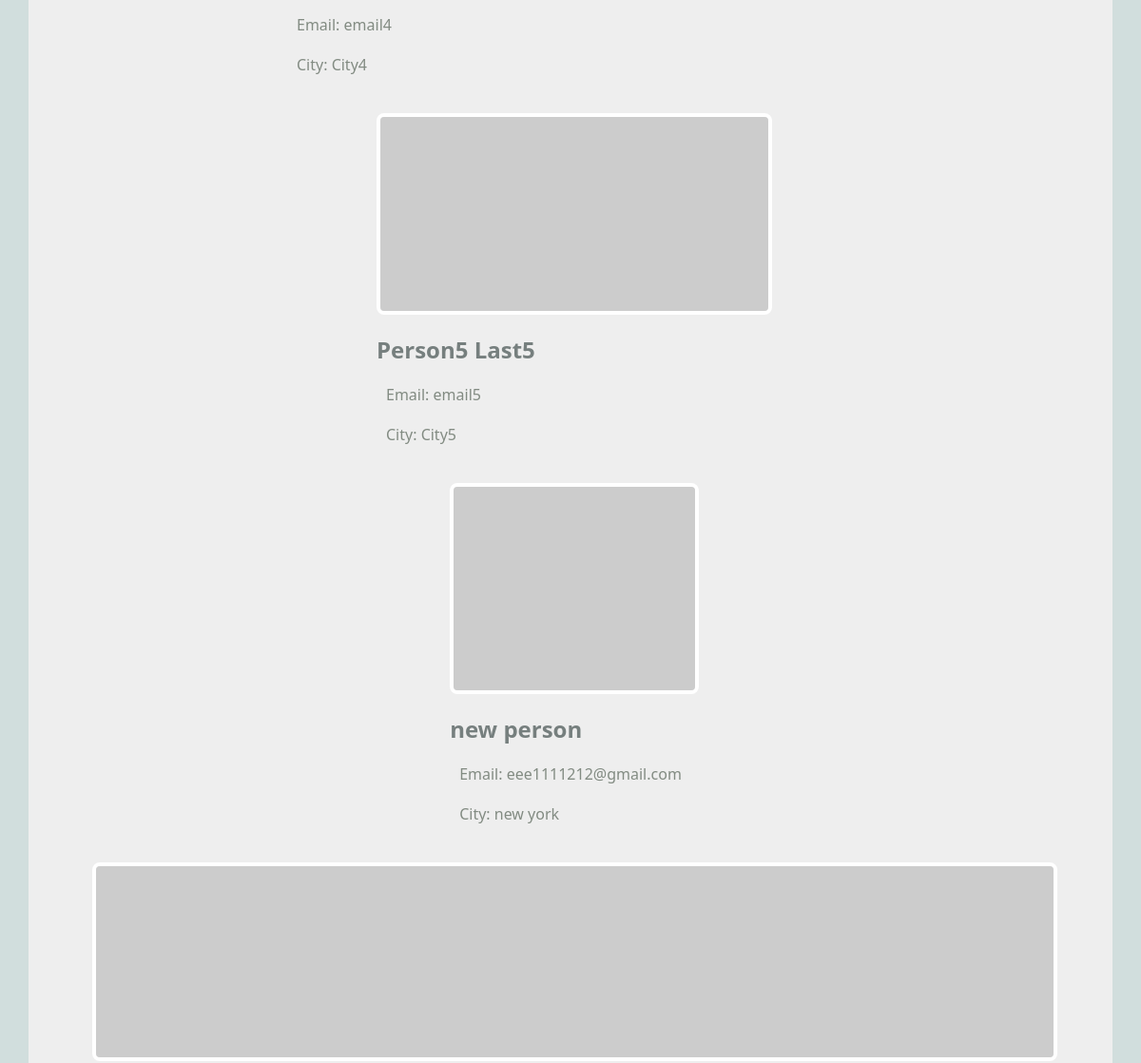
The page /mini_fb/ (middle part) on the database as committed earlier.
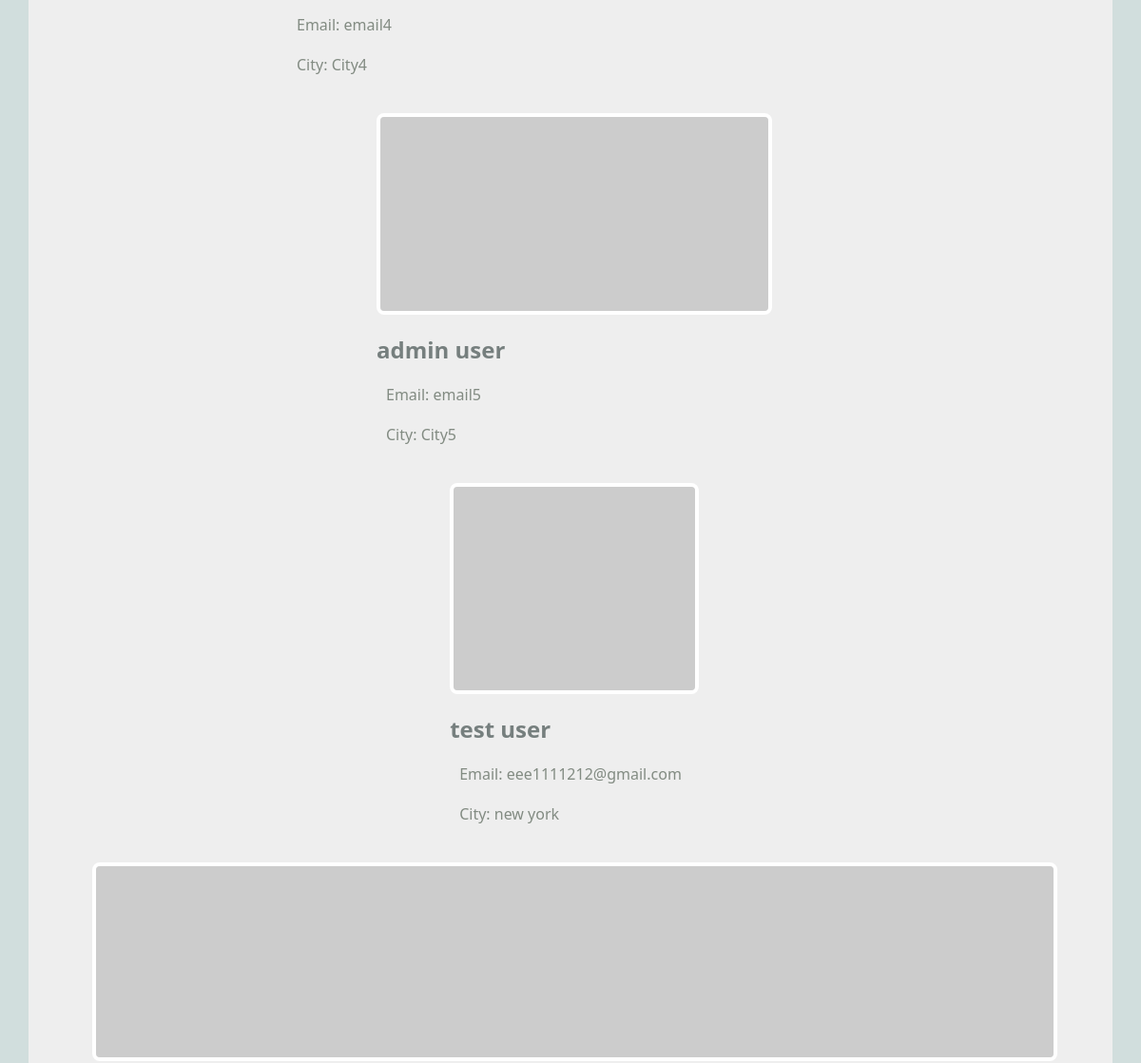
The same page on the database as committed later.
### mini_fb/models.py (models this page shows, shortened)
class Profile(models.Model):
    fname = models.TextField(blank=False)  # First name of the user
    lname = models.TextField(blank=False)  # Last name of the user
    city = models.TextField(blank=False)   # City where the user resides
    email = models.TextField(blank=False)  # Email address of the user
    profile_image_url = models.URLField(blank=True)  # Profile image URL (optional)
    user = models.ForeignKey(User, on_delete=models.CASCADE) # Link mini_fb Profile to django User

### mini_fb/views.py (the view)
# urls.py: path('', ShowAllView.as_view(), name="show_all_profiles"),
class ShowAllView(ListView):
    model = Profile  # Retrieve objects of type Profile from the database
    template_name = 'mini_fb/show_all_profiles.html'  # Template to use for displaying profiles
    context_object_name = 'profiles'  # Name used to access the profiles in the template file

### mini_fb/templates/mini_fb/show_all_profiles.html (shortened to what this page needs)
{% extends 'mini_fb/base.html' %} {% block content %}
<main class="grid-container">
  {% for a in profiles %}
  <article>
    {% if a.profile_image_url %}
    <a href="{% url 'show_profile' a.pk %}">
      <img src="{{a.profile_image_url}}" alt="{{a.profile_image_url}}" />
    </a>
    {% endif %}
    <div>
      <h2>{{a.fname}} {{a.lname}}</h2>
      <p>Email: {{a.email}}</p>
      <p>City: {{a.city}}</p>
    </div>
  </article>
  {% endfor %}
</main>
{% endblock %}

Rows that differ between the two databases and show on the page:
changed Profile "email5": fname "Person5" → "admin"; lname "Last5" → "user"
changed Profile "eee1111212@gmail.com": fname "new" → "test"; lname "person" → "user"
